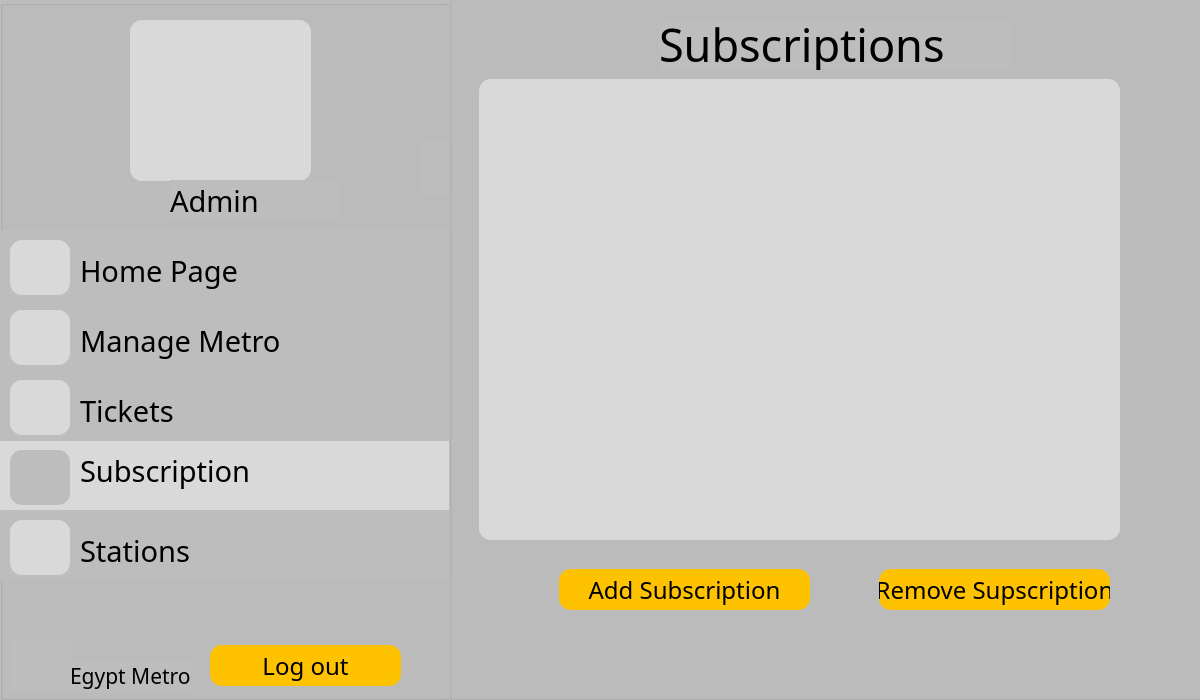
<?xml version="1.0" encoding="UTF-8"?>
<ui version="4.0">
 <class>AdmonManageMetroOptions</class>
 <widget class="QDialog" name="AdmonManageMetroOptions">
  <property name="geometry">
   <rect>
    <x>0</x>
    <y>0</y>
    <width>1200</width>
    <height>700</height>
   </rect>
  </property>
  <property name="windowTitle">
   <string>Dialog</string>
  </property>
  <widget class="QGroupBox" name="groupBox">
   <property name="geometry">
    <rect>
     <x>0</x>
     <y>0</y>
     <width>450</width>
     <height>700</height>
    </rect>
   </property>
   <property name="styleSheet">
    <string notr="true">background-color: #BDBDBD;</string>
   </property>
   <property name="title">
    <string/>
   </property>
   <widget class="QLabel" name="holder_2">
    <property name="geometry">
     <rect>
      <x>130</x>
      <y>20</y>
      <width>181</width>
      <height>161</height>
     </rect>
    </property>
    <property name="styleSheet">
     <string notr="true">background-color: #D9D9D9;
border-radius: 12;</string>
    </property>
    <property name="text">
     <string/>
    </property>
   </widget>
   <widget class="QLabel" name="Metro_2">
    <property name="geometry">
     <rect>
      <x>10</x>
      <y>640</y>
      <width>61</width>
      <height>51</height>
     </rect>
    </property>
    <property name="text">
     <string/>
    </property>
   </widget>
   <widget class="QLabel" name="label_20">
    <property name="geometry">
     <rect>
      <x>70</x>
      <y>660</y>
      <width>121</width>
      <height>31</height>
     </rect>
    </property>
    <property name="font">
     <font>
      <family>BAXAUTRIAL</family>
      <pointsize>16</pointsize>
     </font>
    </property>
    <property name="text">
     <string>Egypt Metro</string>
    </property>
   </widget>
   <widget class="QPushButton" name="pushButton_11">
    <property name="geometry">
     <rect>
      <x>210</x>
      <y>645</y>
      <width>191</width>
      <height>41</height>
     </rect>
    </property>
    <property name="font">
     <font>
      <family>BAXAUTRIAL</family>
      <pointsize>18</pointsize>
     </font>
    </property>
    <property name="styleSheet">
     <string notr="true">background-color: #FFC200;
border-radius: 12;
color: black;</string>
    </property>
    <property name="text">
     <string>Log out</string>
    </property>
   </widget>
   <widget class="QLabel" name="username_2">
    <property name="geometry">
     <rect>
      <x>170</x>
      <y>180</y>
      <width>171</width>
      <height>41</height>
     </rect>
    </property>
    <property name="font">
     <font>
      <family>BAXAUTRIAL</family>
      <pointsize>22</pointsize>
     </font>
    </property>
    <property name="text">
     <string>Admin</string>
    </property>
   </widget>
   <widget class="QLabel" name="userpic_2">
    <property name="geometry">
     <rect>
      <x>140</x>
      <y>33</y>
      <width>161</width>
      <height>141</height>
     </rect>
    </property>
    <property name="styleSheet">
     <string notr="true">background-color: #D9D9D9;
border-radius: 12;</string>
    </property>
    <property name="text">
     <string/>
    </property>
   </widget>
   <widget class="QLabel" name="label_19">
    <property name="geometry">
     <rect>
      <x>80</x>
      <y>250</y>
      <width>171</width>
      <height>41</height>
     </rect>
    </property>
    <property name="font">
     <font>
      <family>BAXAUTRIAL</family>
      <pointsize>22</pointsize>
     </font>
    </property>
    <property name="styleSheet">
     <string notr="true">background-color: #BDBDBD;
border-radius: 1;</string>
    </property>
    <property name="text">
     <string>Home Page</string>
    </property>
   </widget>
   <widget class="QLabel" name="label_25">
    <property name="geometry">
     <rect>
      <x>80</x>
      <y>320</y>
      <width>221</width>
      <height>41</height>
     </rect>
    </property>
    <property name="font">
     <font>
      <family>BAXAUTRIAL</family>
      <pointsize>22</pointsize>
     </font>
    </property>
    <property name="styleSheet">
     <string notr="true">background-color: #BDBDBD;</string>
    </property>
    <property name="text">
     <string>Manage Metro</string>
    </property>
   </widget>
   <widget class="QLabel" name="label_27">
    <property name="geometry">
     <rect>
      <x>80</x>
      <y>450</y>
      <width>171</width>
      <height>41</height>
     </rect>
    </property>
    <property name="font">
     <font>
      <family>BAXAUTRIAL</family>
      <pointsize>22</pointsize>
     </font>
    </property>
    <property name="styleSheet">
     <string notr="true">background-color: #D9D9D9;
</string>
    </property>
    <property name="text">
     <string>Subscription</string>
    </property>
   </widget>
   <widget class="QPushButton" name="pushButton_21">
    <property name="geometry">
     <rect>
      <x>0</x>
      <y>300</y>
      <width>451</width>
      <height>71</height>
     </rect>
    </property>
    <property name="styleSheet">
     <string notr="true">background-color: #BDBDBD;
border-radius: 1;</string>
    </property>
    <property name="text">
     <string/>
    </property>
   </widget>
   <widget class="QPushButton" name="pushButton_22">
    <property name="geometry">
     <rect>
      <x>0</x>
      <y>370</y>
      <width>451</width>
      <height>71</height>
     </rect>
    </property>
    <property name="styleSheet">
     <string notr="true">background-color: #BDBDBD;
border-radius: 1;</string>
    </property>
    <property name="text">
     <string/>
    </property>
   </widget>
   <widget class="QPushButton" name="pushButton_23">
    <property name="geometry">
     <rect>
      <x>0</x>
      <y>440</y>
      <width>451</width>
      <height>71</height>
     </rect>
    </property>
    <property name="styleSheet">
     <string notr="true">background-color: #D9D9D9;
border-radius: 1;</string>
    </property>
    <property name="text">
     <string/>
    </property>
   </widget>
   <widget class="QPushButton" name="pushButton_10">
    <property name="geometry">
     <rect>
      <x>0</x>
      <y>230</y>
      <width>451</width>
      <height>71</height>
     </rect>
    </property>
    <property name="styleSheet">
     <string notr="true">background-color: #BDBDBD;
border-radius: 1;</string>
    </property>
    <property name="text">
     <string/>
    </property>
   </widget>
   <widget class="QPushButton" name="pushButton_25">
    <property name="geometry">
     <rect>
      <x>0</x>
      <y>510</y>
      <width>451</width>
      <height>71</height>
     </rect>
    </property>
    <property name="styleSheet">
     <string notr="true">background-color: #BDBDBD;
border-radius: 1;</string>
    </property>
    <property name="text">
     <string/>
    </property>
   </widget>
   <widget class="QLabel" name="label_29">
    <property name="geometry">
     <rect>
      <x>80</x>
      <y>530</y>
      <width>171</width>
      <height>41</height>
     </rect>
    </property>
    <property name="font">
     <font>
      <family>BAXAUTRIAL</family>
      <pointsize>22</pointsize>
     </font>
    </property>
    <property name="text">
     <string>Stations</string>
    </property>
   </widget>
   <widget class="QLabel" name="label_30">
    <property name="geometry">
     <rect>
      <x>80</x>
      <y>390</y>
      <width>171</width>
      <height>41</height>
     </rect>
    </property>
    <property name="font">
     <font>
      <family>BAXAUTRIAL</family>
      <pointsize>22</pointsize>
     </font>
    </property>
    <property name="text">
     <string>Tickets</string>
    </property>
   </widget>
   <widget class="QLabel" name="homepic_2">
    <property name="geometry">
     <rect>
      <x>10</x>
      <y>240</y>
      <width>60</width>
      <height>55</height>
     </rect>
    </property>
    <property name="styleSheet">
     <string notr="true">background-color: #D9D9D9;
border-radius: 12;</string>
    </property>
    <property name="text">
     <string/>
    </property>
   </widget>
   <widget class="QLabel" name="ManageMetro">
    <property name="geometry">
     <rect>
      <x>10</x>
      <y>310</y>
      <width>60</width>
      <height>55</height>
     </rect>
    </property>
    <property name="styleSheet">
     <string notr="true">background-color: #D9D9D9;
border-radius: 12;</string>
    </property>
    <property name="text">
     <string/>
    </property>
   </widget>
   <widget class="QLabel" name="Subscribtion">
    <property name="geometry">
     <rect>
      <x>10</x>
      <y>450</y>
      <width>60</width>
      <height>55</height>
     </rect>
    </property>
    <property name="styleSheet">
     <string notr="true">background-color: #BDBDBD;
border-radius: 12;</string>
    </property>
    <property name="text">
     <string/>
    </property>
   </widget>
   <widget class="QLabel" name="Station">
    <property name="geometry">
     <rect>
      <x>10</x>
      <y>520</y>
      <width>60</width>
      <height>55</height>
     </rect>
    </property>
    <property name="styleSheet">
     <string notr="true">background-color: #D9D9D9;
border-radius: 12;</string>
    </property>
    <property name="text">
     <string/>
    </property>
   </widget>
   <widget class="QLabel" name="Ticket">
    <property name="geometry">
     <rect>
      <x>10</x>
      <y>380</y>
      <width>60</width>
      <height>55</height>
     </rect>
    </property>
    <property name="styleSheet">
     <string notr="true">background-color: #D9D9D9;
border-radius: 12;</string>
    </property>
    <property name="text">
     <string/>
    </property>
   </widget>
   <widget class="QLabel" name="label_39">
    <property name="geometry">
     <rect>
      <x>420</x>
      <y>140</y>
      <width>60</width>
      <height>55</height>
     </rect>
    </property>
    <property name="styleSheet">
     <string notr="true">background-color: #BDBDBD;
border-radius: 12;</string>
    </property>
    <property name="text">
     <string/>
    </property>
   </widget>
   <zorder>pushButton_21</zorder>
   <zorder>ManageMetro</zorder>
   <zorder>pushButton_10</zorder>
   <zorder>homepic_2</zorder>
   <zorder>pushButton_23</zorder>
   <zorder>pushButton_22</zorder>
   <zorder>holder_2</zorder>
   <zorder>Metro_2</zorder>
   <zorder>label_20</zorder>
   <zorder>pushButton_11</zorder>
   <zorder>username_2</zorder>
   <zorder>userpic_2</zorder>
   <zorder>label_19</zorder>
   <zorder>label_25</zorder>
   <zorder>label_27</zorder>
   <zorder>pushButton_25</zorder>
   <zorder>label_29</zorder>
   <zorder>label_30</zorder>
   <zorder>Subscribtion</zorder>
   <zorder>Station</zorder>
   <zorder>Ticket</zorder>
   <zorder>label_39</zorder>
  </widget>
  <widget class="QGroupBox" name="groupBox_2">
   <property name="geometry">
    <rect>
     <x>449</x>
     <y>-11</y>
     <width>851</width>
     <height>711</height>
    </rect>
   </property>
   <property name="styleSheet">
    <string notr="true">background-color: #BDBDBD;</string>
   </property>
   <property name="title">
    <string/>
   </property>
   <widget class="QLabel" name="label_21">
    <property name="geometry">
     <rect>
      <x>210</x>
      <y>30</y>
      <width>351</width>
      <height>51</height>
     </rect>
    </property>
    <property name="font">
     <font>
      <family>BAXAUTRIAL</family>
      <pointsize>34</pointsize>
     </font>
    </property>
    <property name="styleSheet">
     <string notr="true">background-color: #BDBDBD;
border-radius: 1;</string>
    </property>
    <property name="text">
     <string>Subscriptions</string>
    </property>
   </widget>
   <widget class="QPushButton" name="pushButton_12">
    <property name="geometry">
     <rect>
      <x>110</x>
      <y>580</y>
      <width>251</width>
      <height>41</height>
     </rect>
    </property>
    <property name="font">
     <font>
      <family>BAXAUTRIAL</family>
      <pointsize>18</pointsize>
     </font>
    </property>
    <property name="styleSheet">
     <string notr="true">background-color: #FFC200;
border-radius: 12;
color: black;</string>
    </property>
    <property name="text">
     <string>Add Subscription</string>
    </property>
   </widget>
   <widget class="QPushButton" name="pushButton_13">
    <property name="geometry">
     <rect>
      <x>430</x>
      <y>580</y>
      <width>231</width>
      <height>41</height>
     </rect>
    </property>
    <property name="font">
     <font>
      <family>BAXAUTRIAL</family>
      <pointsize>18</pointsize>
     </font>
    </property>
    <property name="styleSheet">
     <string notr="true">background-color: #FFC200;
border-radius: 12;
color: black;</string>
    </property>
    <property name="text">
     <string>Remove Supscription</string>
    </property>
   </widget>
   <widget class="QTextBrowser" name="textBrowser">
    <property name="geometry">
     <rect>
      <x>30</x>
      <y>90</y>
      <width>641</width>
      <height>461</height>
     </rect>
    </property>
    <property name="styleSheet">
     <string notr="true">background-color: #D9D9D9;
border-radius: 12;</string>
    </property>
   </widget>
  </widget>
 </widget>
 <resources/>
 <connections/>
</ui>
